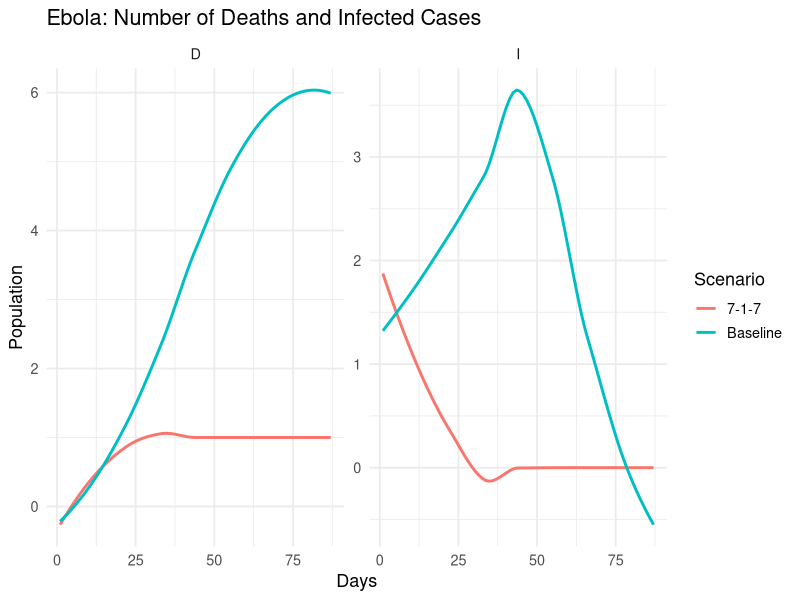
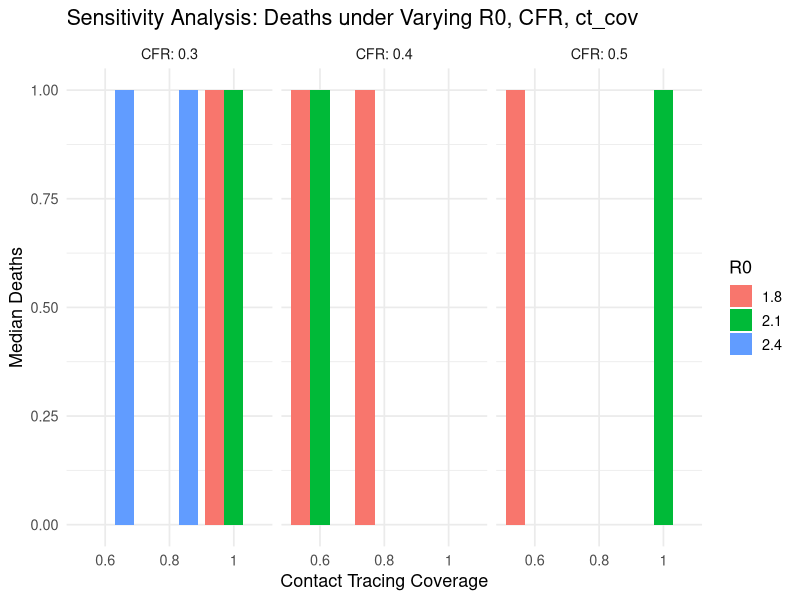
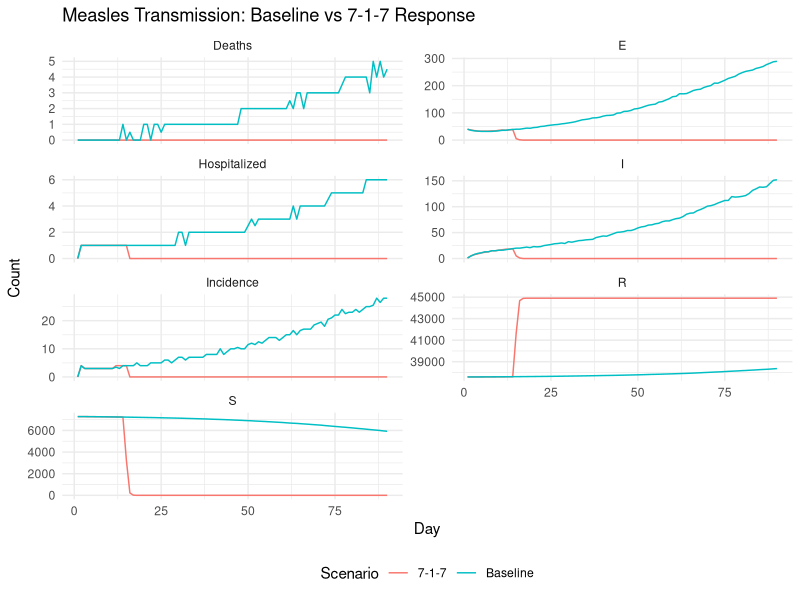

Here is the R script that generated these plots, in order: (Note: this script raises an error after producing the figures.)

## EBOLA MODEL – REVISED VERSION (4th July 2025)

library(ggplot2)
library(dplyr)
library(tidyr)
library(purrr)

### MODEL PARAMETERS ###
N <- 1e6                    #
initial_exp <- 3
index_case <- 1
days <- 87
n_sims <- 100

latent_period <- 10
infectious_period <- 12
R0 <- 2.1                   
hosp_rate <- 0.6
CFR_base <- 0.4

beta_base <- R0 / infectious_period
gamma <- 1 / infectious_period
sigma <- 1 / latent_period

cost_ETU_per_case <- 284.50
cost_trace_per_case <- 42.15

### PARAMETER CHECK ###
stopifnot(
  latent_period > 0,
  infectious_period > 0,
  R0 > 0,
  hosp_rate <= 1,
  CFR_base <= 1
)

### SIMULATION FUNCTION ###
simulate_ebola <- function(detect, notify, respond, ct_cov, sim_id) {
  S <- E <- I <- R <- D <- numeric(days)
  Inc <- Hosp <- Deaths <- numeric(days)
  traced_total <- 0
  
  # Initial states
  S[1] <- N - initial_exp - index_case
  E[1] <- initial_exp
  I[1] <- index_case
  
  for (t in 2:days) {
    t_notify <- detect + notify
    t_response <- t_notify + respond
    
    lambda <- beta_base * I[t - 1] / N
    
    # Transmission
    new_exp <- rbinom(1, S[t - 1], 1 - exp(-lambda))
    new_inf <- rbinom(1, E[t - 1], 1 - exp(-sigma))
    
    # Recoveries and deaths
    new_dea <- rbinom(1, I[t - 1], CFR_base * gamma)
    new_rec <- rbinom(1, I[t - 1] - new_dea, gamma)
    
    # Contact tracing
    traced_E <- if (t >= t_response) rbinom(1, E[t - 1], ct_cov) else 0
    traced_I <- if (t >= t_response) rbinom(1, I[t - 1], ct_cov) else 0
    traced_total <- traced_total + traced_E + traced_I
    
    # Compartment updates
    S[t] <- max(0, S[t - 1] - new_exp)
    E[t] <- max(0, E[t - 1] + new_exp - new_inf - traced_E)
    I[t] <- max(0, I[t - 1] + new_inf - new_dea - new_rec - traced_I)
    R[t] <- R[t - 1] + new_rec
    D[t] <- D[t - 1] + new_dea
    
    # Output metrics
    Inc[t] <- new_inf
    Hosp[t] <- round(new_inf * hosp_rate)
    Deaths[t] <- new_dea
  }
  
  tibble(
    time = 1:days, S, E, I, R, D,
    Incidence = Inc, Hospitalized = Hosp, Deaths,
    traced = traced_total, sim = sim_id
  )
}

### RUN SCENARIOS ###
baseline_data <- map_df(1:n_sims, ~ simulate_ebola(46, 1, 9, 0.2, .x))
interv_data   <- map_df(1:n_sims, ~ simulate_ebola(7, 1, 7, 0.8, .x))

baseline_data$Scenario <- "Baseline"
interv_data$Scenario <- "7-1-7"
combined <- bind_rows(baseline_data, interv_data)

### VISUALIZATION ###
summary_data <- combined %>%
  pivot_longer(c(I,D), names_to = "Compartment", values_to = "Count") %>%
  group_by(time, Scenario, Compartment) %>%
  summarise(
    median = median(Count),
    .groups = "drop"
  )

ggplot(summary_data, aes(time, median, color = Scenario, fill = Scenario)) +
  geom_smooth(se = FALSE, linewidth = 1, method = "loess") +
  facet_wrap(~Compartment, scales = "free_y") +
  labs(
    title = "Ebola: Number of Deaths and Infected Cases",
    x = "Days", y = "Population") +
  theme_minimal(base_size = 13)


### RESULTS SUMMARY ###
calc_summary <- function(df) {
  df %>%
    group_by(sim) %>%
    summarise(
      cumulative_cases = sum(Incidence),
      cumulative_deaths = sum(Deaths),
      hosp = sum(Hospitalized),
      traced = first(traced),
      .groups = "drop"
    ) %>%
    summarise(
      cases_median = median(cumulative_cases),
      deaths_median = median(cumulative_deaths),
      hosp_median = median(hosp),
      cost_trace = median(traced * cost_trace_per_case),
      cost_hosp = median(hosp * cost_ETU_per_case),
      total_cost = cost_trace + cost_hosp
    )
}

sum_base <- calc_summary(baseline_data)
sum_int <- calc_summary(interv_data)

results <- tibble(
  Metric = c("Cases (median)", "Deaths (median)", "Hospitalizations", "Total Cost (USD)"),
  Baseline = c(
    format(round(sum_base$cases_median), big.mark = ","),
    format(round(sum_base$deaths_median), big.mark = ","),
    format(round(sum_base$hosp_median), big.mark = ","),
    paste0("$", format(round(sum_base$total_cost), big.mark = ","))
  ),
  `7-1-7` = c(
    format(round(sum_int$cases_median), big.mark = ","),
    format(round(sum_int$deaths_median), big.mark = ","),
    format(round(sum_int$hosp_median), big.mark = ","),
    paste0("$", format(round(sum_int$total_cost), big.mark = ","))
  ),
  Averted = c(
    format(round(sum_base$cases_median - sum_int$cases_median), big.mark = ","),
    format(round(sum_base$deaths_median - sum_int$deaths_median), big.mark = ","),
    format(round(sum_base$hosp_median - sum_int$hosp_median), big.mark = ","),
    paste0("$", format(round(sum_base$total_cost - sum_int$total_cost), big.mark = ","))
  )
)

print(results)

### DALYs ###
life_expectancy <- 63
avg_age_death_baseline <- 35
avg_age_death_717 <- 35

disability_weight <- 0.133
duration_disability <- 180 / 365

# Deaths
YLL_per_death_baseline <- (life_expectancy - avg_age_death_baseline)
YLL_per_death_717 <- (life_expectancy - avg_age_death_717)

# YLD
YLD_per_case_baseline <- disability_weight * duration_disability
YLD_per_case_717 <- disability_weight * duration_disability

# DALYs
deaths_baseline <- sum_base$deaths_median
cases_baseline <- sum_base$cases_median

deaths_717 <- sum_int$deaths_median
cases_717 <- sum_int$cases_median

DALY_base <- (deaths_baseline * YLL_per_death_baseline) + (cases_baseline * YLD_per_case_baseline)
DALY_717 <- (deaths_717 * YLL_per_death_717) + (cases_717 * YLD_per_case_717)
dalys_averted <- DALY_base - DALY_717

# ICER
cost_diff <- sum_int$total_cost - sum_base$total_cost
cost_per_death_averted <- cost_diff / (deaths_baseline - deaths_717)
ICER <- cost_diff / dalys_averted

# Output
cat("DALYs averted:", round(dalys_averted, 2), "\n")
cat("Cost per death averted (USD):", round(cost_per_death_averted, 2), "\n")
cat("ICER (USD per DALY averted):", round(ICER, 2), "\n")

##### Sensitivity Analysis

run_sensitivity_analysis <- function(
    R0_vals = c(1.8, 2.1, 2.4),
    CFR_vals = c(0.3, 0.4, 0.5),
    ct_cov_vals = c(0.6, 0.8, 1.0),
    sims = 50) {
  results <- expand.grid(R0 = R0_vals, CFR = CFR_vals, ct_cov = ct_cov_vals)
  
  sensitivity_output <- purrr::pmap_dfr(results, function(R0, CFR, ct_cov) {
    beta_test <- R0 / infectious_period
    CFR_test <- CFR
    ct_test <- ct_cov
    
    sim_data <- map_df(1:sims, function(id) {
      simulate_ebola(
        detect = 10, notify = 1, respond = 1,
        ct_cov = ct_test,
        sim_id = id
      ) %>%
        mutate(R0 = R0, CFR = CFR_test, ct_cov = ct_test)
    })
    
    summary <- sim_data %>%
      group_by(sim) %>%
      summarise(
        cases = sum(Incidence),
        deaths = sum(Deaths),
        hosp = sum(Hospitalized),
        traced = first(traced),
        .groups = "drop"
      ) %>%
      summarise(
        median_cases = median(cases),
        median_deaths = median(deaths),
        total_cost = median(traced * cost_trace_per_case + hosp * cost_ETU_per_case)
      )
    
    # DALY estimation for this run
    YLL <- summary$median_deaths * (life_expectancy - avg_age_death_717)
    YLD <- summary$median_cases * disability_weight * duration_disability
    DALYs <- YLL + YLD
    
    tibble(
      R0 = R0,
      CFR = CFR_test,
      ct_cov = ct_test,
      Cases = round(summary$median_cases),
      Deaths = round(summary$median_deaths),
      Total_Cost_USD = round(summary$total_cost),
      DALYs = round(DALYs),
      Cost_per_DALY = round(summary$total_cost / DALYs, 2)
    )
  })
  
  return(sensitivity_output)
}

# Run the sensitivity analysis
sensitivity_results <- run_sensitivity_analysis()

# Print summary
print(sensitivity_results)

# Plot
ggplot(sensitivity_results, aes(x = factor(ct_cov), y = Deaths, fill = factor(R0))) +
  geom_bar(stat = "identity", position = "dodge") +
  facet_wrap(~CFR, labeller = label_both) +
  labs(
    title = "Sensitivity Analysis: Deaths under Varying R0, CFR, ct_cov",
    x = "Contact Tracing Coverage", y = "Median Deaths",
    fill = "R0"
  ) +
  theme_minimal(base_size = 13)

# MEASLES TRANSMISSION MODEL - NAMISINDWA DISTRICT (4th July 2025)

library(tidyverse)
library(ggplot2)

### MODEL PARAMETERS ###

# Demographic parameters
N <- 44905  # Total population (rounded from 44904.9)
routine_cov <- 0.90  # Routine vaccination coverage for MR1
routine_eff <- 0.93  # Routine vaccine efficacy

# Initial conditions
initial_inf <- 1     # Initial infectious cases
initial_exp <- 40   # Initial exposed individuals

# Simulation settings
days <- 90          # 3 months
n_sims <- 100        # Number of stochastic simulations

# Disease parameters
latent_period <- 10  # Average latent period (days)
infectious_period <- 7  # Average infectious period (days)
R0 <- 12            # Basic reproduction number
hosp_rate <- 0.222   # Hospitalization rate (22.2%)
CFR_base <- 0.037    # Case fatality rate (3.7%)

# Derived parameters
beta_base <- R0 / infectious_period
gamma <- 1 / infectious_period
sigma <- 1 / latent_period

# Economic parameters
cost_vacc_per_person <- 10     # Cost per vaccination (USD)
cost_hosp_per_case <- 90.41    # Cost per hospitalization (USD)
cost_vitA <- 23                # Cost per vitamin A supplementation (USD)
cost_trace_per_case <- 15      # Cost per contact tracing case (USD)

### SIMULATION FUNCTION ###
simulate_measles <- function(detect, notify, respond,
                             reactive_cov, reactive_eff,
                             ct_cov, edu_red, nut_red,
                             sim_id) {
  
  # Initialize compartments and outputs
  S <- E <- I <- R <- numeric(days)
  Inc <- Hosp <- Deaths <- numeric(days)
  vaccinated_total <- traced_total <- cumulative_deaths <- 0
  
  # Initial conditions
  R0_init <- round(N * routine_cov * routine_eff)
  S[1] <- N - R0_init - initial_inf - initial_exp
  E[1] <- initial_exp
  I[1] <- initial_inf
  R[1] <- R0_init
  
  # Campaign parameters
  camp_dur <- 10 # Duration of vaccination campaign (days)
  camp_rate <- (N * reactive_cov) / camp_dur  # Daily vaccination rate
  
  # Main simulation loop
  for (t in 2:days) {
    # Calculate intervention timing
    t_notify <- detect + notify
    t_response <- t_notify + respond
    
    ### REACTIVE VACCINATION ###
    vacc_today <- if (t >= t_response && t < t_response + camp_dur)
      min(S[t-1], camp_rate) else 0
    vacc_effect <- round(vacc_today * reactive_eff)
    vaccinated_total <- vaccinated_total + vacc_effect
    
    ### INTERVENTION EFFECTS ###
    # Reduced transmission from education
    beta_t <- if (t >= t_response) beta_base * (1 - edu_red) else beta_base
    
    # Reduced CFR from nutrition (vitamin A)
    cfr_t <- if (t >= t_response) CFR_base * (1 - nut_red) else CFR_base
    
    ### DISEASE DYNAMICS ###
    # Force of infection
    lambda <- beta_t * I[t-1] / N
    
    # State transitions
    new_exp <- rbinom(1, max(0, S[t-1] - vacc_effect), 1 - exp(-lambda))
    new_inf <- rbinom(1, max(0, E[t-1]), sigma)
    new_rec <- rbinom(1, max(0, I[t-1]), gamma)
    
    ### CONTACT TRACING ###
    traced_E <- if (t >= t_response) rbinom(1, E[t-1], ct_cov) else 0
    traced_I <- if (t >= t_response) rbinom(1, I[t-1], ct_cov) else 0
    traced_total <- traced_total + traced_E + traced_I
    
    ### MORTALITY ###
    new_dea <- rbinom(1, max(0, I[t-1] - traced_I - new_rec), cfr_t)
    cumulative_deaths <- cumulative_deaths + new_dea
    
    ### COMPARTMENT UPDATES ###
    S[t] <- max(0, S[t-1] - new_exp - vacc_effect)
    E[t] <- max(0, E[t-1] + new_exp - new_inf - traced_E)
    I[t] <- max(0, I[t-1] + new_inf - new_rec - new_dea - traced_I)
    R[t] <- R[t-1] + new_rec + vacc_effect + traced_E + traced_I
    
    ### OUTPUT METRICS ###
    Inc[t] <- new_inf
    Hosp[t] <- round(new_inf * hosp_rate)
    Deaths[t] <- new_dea
  }
  
  # Return results as tibble
  tibble(time = 1:days, S, E, I, R,
         Incidence = Inc, Hospitalized = Hosp, Deaths,
         traced = traced_total,
         vaccinated = vaccinated_total,
         sim = sim_id)
}

### RUN SCENARIOS ###

# Baseline scenario (no interventions)
baseline_data <- map_df(1:n_sims, ~ simulate_measles(
  detect = 5, notify = 24, respond = 11,
  reactive_cov = 0, reactive_eff = 0,
  ct_cov = 0, edu_red = 0, nut_red = 0,
  sim_id = .x))

# 7-1-7 intervention scenario
interv_data <- map_df(1:n_sims, ~ simulate_measles(
  detect = 7, notify = 1, respond = 7,
  reactive_cov = 0.96, reactive_eff = 0.93,
  ct_cov = 0.8, edu_red = 0.3, nut_red = 0.5,
  sim_id = .x))

# Label scenarios
baseline_data$Scenario <- "Baseline"
interv_data$Scenario <- "7-1-7"
combined <- bind_rows(baseline_data, interv_data)

### VISUALIZATION ###

# Prepare summary data for plotting
summary_data <- combined %>%
  pivot_longer(cols = S:Deaths, names_to = "Compartment", values_to = "Count") %>%
  group_by(time, Scenario, Compartment) %>%
  summarise(
    median = median(Count),
    .groups = "drop"
  )

# Create comparison plot
ggplot(summary_data, aes(time, median, color = Scenario, fill = Scenario)) +
  geom_line() +
  facet_wrap(~Compartment, scales = "free_y", ncol = 2) +
  labs(title = "Measles Transmission: Baseline vs 7-1-7 Response",
       x = "Day", y = "Count") +
  theme_minimal() +
  theme(legend.position = "bottom")

### RESULTS SUMMARY ###

calc_summary <- function(df) {
  df %>%
    group_by(sim) %>%
    summarise(
      cases = unique(Incidence, na.rm = TRUE),
      deaths = unique(Deaths, na.rm = TRUE),
      hosp = unique(Hospitalized, na.rm = TRUE),
      traced = max(traced, na.rm = TRUE),
      vaccinated = max(vaccinated, na.rm = TRUE),
      .groups = "drop"
    ) %>%
    summarise(
      cases_median = median(cases),
      deaths_median = median(deaths),
      hosp_median = median(hosp),
      cost_trace = median(traced * cost_trace_per_case),
      cost_vacc = median(vaccinated * cost_vacc_per_person),
      cost_hosp = median(hosp * cost_hosp_per_case),
      cost_vitA = median(cases * cost_vitA * 0.5), # 50% coverage
      .groups = "drop"
    ) %>%
    mutate(total_cost = cost_trace + cost_vacc + cost_hosp + cost_vitA)
}

# Calculate scenario summaries
sum_base <- calc_summary(baseline_data)
sum_int <- calc_summary(interv_data)

# Create results table
results <- tibble(
  Metric = c("Cases (median)", "Deaths (median)", "Hospitalizations", "Total Cost (USD)"),
  Baseline = c(
    format(sum_base$cases_median, big.mark = ","),
    format(sum_base$deaths_median, big.mark = ","),
    format(sum_base$hosp_median, big.mark = ","),
    paste0("$", format(round(sum_base$total_cost), big.mark = ","))
  ),
  `7-1-7` = c(
    format(sum_int$cases_median, big.mark = ","),
    format(sum_int$deaths_median, big.mark = ","),
    format(sum_int$hosp_median, big.mark = ","),
    paste0("$", format(round(sum_int$total_cost), big.mark = ","))
  ),
  Averted = c(
    format(sum_base$cases_median - sum_int$cases_median, big.mark = ","),
    format(sum_base$deaths_median - sum_int$deaths_median, big.mark = ","),
    format(sum_base$hosp_median - sum_int$hosp_median, big.mark = ","),
    paste0("$", format(round(sum_base$total_cost - sum_int$total_cost), big.mark = ","))
  )
)

# Print formatted results
print(results)

# DALYs aspects

# Parameters
life_expectancy <- 62 # life expectancy among survivors
avg_age_death_baseline <- 3.5 # DHO's office Vs 3.2 (Age at death Measles mortality among under 5s)
avg_age_death_717 <- 62 # Estimated
disability_weight <- 0.1 # DHO's office Vs 0.168 WHO Global Burden of Disease
duration_disability <- 14 / 365 # DHO' office Vs 10/365 WHO Measles Fact Sheet WHO

YLL_per_death_baseline <- life_expectancy - avg_age_death_baseline
YLL_per_death_717 <- life_expectancy - avg_age_death_717

YLD_per_case_baseline <- disability_weight * duration_disability
YLD_per_case_717 <- disability_weight * duration_disability

dalys_per_death_baseline <- YLL_per_death_baseline + YLD_per_case_baseline
dalys_per_death_717 <- YLL_per_death_717 + YLD_per_case_717

dalys_averted <- dalys_per_death_baseline - dalys_per_death_717

# Cost calculations
baseline_cost_ugx <- 340119010 # DHO's office (GOVT, Implementing partners, Donors)
intervention_cost_ugx <- baseline_cost_ugx + 164638500 # Estimated for 7-1-7 interventions
exchange_rate <- 3650
deaths_averted <- 1032  # Computed from the model

baseline_cost_usd <- baseline_cost_ugx / exchange_rate
intervention_cost_usd <- intervention_cost_ugx / exchange_rate


## Sensitivity Analysis of the parameters

# Define the simulation function
simulate_measles <- function(detect = 7, notify = 1, respond = 7,
                             reactive_cov, reactive_eff = 0.6,
                             ct_cov, edu_red = 0.3, nut_red,
                             sim_id, R0_value = 12) {
  
  latent_period <- 10
  infectious_period <- 7
  population <- 44905
  
  beta_base <- R0_value / infectious_period
  
  # Adjust R0 based on interventions
  effective_R0 <- R0_value * (1 - reactive_cov * reactive_eff) * (1 - ct_cov) * (1 - edu_red)
  
  # Adjust case fatality based on nutrition
  case_fatality_rate <- 0.02 * (1 - nut_red)
  
  initial_cases <- 10
  cases <- numeric(100)
  deaths <- numeric(100)
  
  cases[1] <- initial_cases
  deaths[1] <- rbinom(1, cases[1], case_fatality_rate)
  
  for (t in 2:100) {
    new_cases <- rpois(1, lambda = cases[t-1] * effective_R0 / infectious_period)
    cases[t] <- min(new_cases, population - sum(cases))  #
    deaths[t] <- rbinom(1, cases[t], case_fatality_rate)
  }
  
  return(data.frame(
    time = 1:100,
    cases = cases,
    deaths = deaths,
    sim = sim_id,
    R0 = R0_value,
    reactive_cov = reactive_cov,
    nut_red = nut_red,
    ct_cov = ct_cov
  ))
}

# Define parameter grid
param_grid <- expand.grid(
  R0 = c(8, 12, 16),
  reactive_cov = c(0.3, 0.6, 0.9),
  nut_red = c(0, 0.3, 0.6),
  ct_cov = c(0.3, 0.6, 0.9),
  sim_id = 1:5  # multiple runs per scenario for variability
)

# Run simulations over parameter grid
set.seed(123)
sim_results <- purrr::pmap_dfr(param_grid, function(R0, reactive_cov, nut_red, ct_cov, sim_id) {
  simulate_measles(
    reactive_cov = reactive_cov,
    nut_red = nut_red,
    ct_cov = ct_cov,
    sim_id = sim_id,
    R0_value = R0)
})

# Summarize results
summary_results <- sim_results %>%
  group_by(R0, reactive_cov, nut_red, ct_cov, sim) %>%
  summarise(
    total_cases = sum(cases),
    total_deaths = sum(deaths),
    .groups = "drop"
  )

# Plot results
ggplot(summary_results, aes(x = factor(R0), y = total_deaths, fill = factor(nut_red))) +
  geom_boxplot() +
  facet_grid(ct_cov ~ reactive_cov, labeller = label_both) +
  labs(
    x = "Basic Reproduction Number (R0)",
    y = "Total Deaths (3 months)",
    fill = "Nutrition Reduction",
    title = "Measles Sensitivity Analysis"
  ) +
  theme_minimal(base_size = 14)


#### ANTHRAX MODEL WITH ANIMAL COMPONENT - FIXED VERSION # 4th July 2025

library(tidyverse)
library(ggplot2)

### MODEL PARAMETERS ###

# Population
N_human <- 103300
N_animal <- 127157
prop_high_risk <- 0.15

# Initial conditions
initial_animal_inf <- 1
initial_human_exp <- 0

# Simulation settings
days <- 90
n_sims <- 100

# Human disease parameters
human_incubation_mean <- 3.5
human_incubation_sd <- 1.2
human_infectious_mean <- 3.1
human_mortality <- 0.02

# Animal disease parameters
animal_incubation_mean <- 2.8
animal_incubation_sd <- 0.8
animal_infectious_dur <- 4
animal_mortality <- 0.29

# Transmission parameters
base_contact_high <- 0.05
base_contact_low <- 0.01
env_transmission_human <- 1e-7        # Further reduced environmental transmission to humans
env_transmission_animal <- 1e-6       # Reduced environmental transmission to animals
pathogen_decay <- 0.005                # Increased decay for faster reduction of pathogen load
pathogen_capacity <- 1e6

# Intervention parameters
vaccine_delay <- 10
vaccine_eff <- 0.50
disposal_eff <- 0.10

# Economic parameters
vaccine_cost <- 5000
treat_cost_per_case <- 275000
disposal_cost <- 50000

### SIMULATION FUNCTION ###

simulate_anthrax <- function(detect, notify, respond, vacc_cov, disposal_cov, sim_id) {
  t_notify <- detect + notify
  t_response <- t_notify + respond
  
  # Initialize vectors
  Sh_high <- Sh_low <- Eh <- Ih <- Rh <- Dh <- numeric(days)
  Sa <- Ea <- Ia <- Ra <- Dead <- numeric(days)
  Pathogen <- numeric(days)
  
  new_human_cases <- human_deaths <- numeric(days)
  new_animal_cases <- animal_deaths <- numeric(days)
  
  vaccinated <- disposed <- 0
  
  # Initial populations
  Sa[1] <- N_animal - initial_animal_inf
  Ia[1] <- initial_animal_inf
  Sh_high[1] <- round(N_human * prop_high_risk)
  Sh_low[1] <- N_human - Sh_high[1]
  Pathogen[1] <- Ia[1] * 1   # Reduced initial pathogen load (less seeding)
  
  # Helper function for vaccination effect reduction
  vacc_effect <- function(t) ifelse(t >= t_response, vacc_cov * vaccine_eff, 0)
  
  for (t in 2:days) {
    # Vaccination and disposal interventions
    vacc <- if (t == t_response) round(Sa[t-1] * vacc_cov * vaccine_eff) else 0
    vaccinated <- vaccinated + vacc
    
    disp <- if (t >= t_response) round(Dead[t-1] * disposal_cov * disposal_eff) else 0
    disposed <- disposed + disp
    
    # Animal infection force from environment
    lambda_animal <- env_transmission_animal * Pathogen[t-1]
    
    sus_animals <- max(0, Sa[t-1] - vacc)
    
    # Probability of infection adjusted for vaccination effect (vaccine reduces susceptibility)
    effective_infection_prob <- (1 - exp(-lambda_animal)) * (1 - vacc_effect(t))
    
    # Limit probabilities to [0,1]
    effective_infection_prob <- min(max(effective_infection_prob, 0), 1)
    
    new_Ea <- rbinom(1, sus_animals, effective_infection_prob)
    
    # Transition from exposed to infectious - fixed incubation distribution
    p_incub <- pnorm(1, mean = animal_incubation_mean, sd = animal_incubation_sd)
    p_incub <- min(max(p_incub, 0), 1)  # Ensure valid probability
    new_Ia <- rbinom(1, Ea[t-1], p_incub)
    
    # Deaths from infection with vaccination reducing mortality
    new_dead <- rbinom(1, Ia[t-1], animal_mortality * (1 - vacc_effect(t)))
    
    # Recovery from infectious
    recov_prob <- 1 / animal_infectious_dur
    new_Ra <- rbinom(1, Ia[t-1] - new_dead, recov_prob)
    
    # Updating animal compartments
    Sa[t] <- max(0, Sa[t-1] - new_Ea - vacc)
    Ea[t] <- max(0, Ea[t-1] + new_Ea - new_Ia)
    Ia[t] <- max(0, Ia[t-1] + new_Ia - new_dead - new_Ra)
    Dead[t] <- max(0, Dead[t-1] + new_dead - disp)
    Ra[t] <- Ra[t-1] + new_Ra
    
    new_animal_cases[t] <- new_Ia
    animal_deaths[t] <- new_dead
    
    # Updating pathogen in environment - decay and saturation
    Pathogen[t] <- (Pathogen[t-1] + Ia[t-1] * 5 + Dead[t-1] * 5) * (1 - pathogen_decay)
    Pathogen[t] <- Pathogen[t] * pathogen_capacity / (Pathogen[t] + pathogen_capacity)
    
    # Human infection force from environment
    env_risk <- env_transmission_human * Pathogen[t-1]
    
    # No human vaccination currently, so no vaccine effect on humans
    lambda_high <- base_contact_high + env_risk
    lambda_low <- base_contact_low + env_risk
    
    # Limit lambdas for numerical stability
    lambda_high <- min(lambda_high, 1)
    lambda_low <- min(lambda_low, 1)
    
    new_Eh_high <- rbinom(1, Sh_high[t-1], 1 - exp(-lambda_high))
    new_Eh_low <- rbinom(1, Sh_low[t-1], 1 - exp(-lambda_low))
    new_Eh <- new_Eh_high + new_Eh_low
    
    p_h_incub <- pnorm(1, mean = human_incubation_mean, sd = human_incubation_sd)
    p_h_incub <- min(max(p_h_incub, 0), 1)
    new_Ih <- rbinom(1, Eh[t-1], p_h_incub)
    
    new_Dh <- rbinom(1, Ih[t-1], human_mortality)
    
    new_Rh <- rbinom(1, Ih[t-1] - new_Dh, 1 / human_infectious_mean)
    
    # Update human compartments
    Sh_high[t] <- max(0, Sh_high[t-1] - new_Eh_high)
    Sh_low[t] <- max(0, Sh_low[t-1] - new_Eh_low)
    Eh[t] <- max(0, Eh[t-1] + new_Eh - new_Ih)
    Ih[t] <- max(0, Ih[t-1] + new_Ih - new_Dh - new_Rh)
    Dh[t] <- Dh[t-1] + new_Dh
    Rh[t] <- Rh[t-1] + new_Rh
    
    new_human_cases[t] <- new_Ih
    human_deaths[t] <- new_Dh
  }
  
  tibble(
    time = 1:days,
    Sh = Sh_high + Sh_low, Eh, Ih, Rh, Dh,
    Sa, Ea, Ia, Ra, Dead,
    Pathogen,
    human_cases = new_human_cases,
    human_deaths,
    animal_cases = new_animal_cases,
    animal_deaths,
    vaccinated = vaccinated,
    disposed = disposed,
    sim = sim_id)
}

### RUN SCENARIOS ###
set.seed(123)
baseline_data <- map_df(1:n_sims, ~ simulate_anthrax(
  detect = 9, notify = 7, respond = 11,
  vacc_cov = 0, 
  disposal_cov = 0,
  sim_id = .x))

interv_data <- map_df(1:n_sims, ~ simulate_anthrax(
  detect = 7, notify = 1, respond = 7,
  vacc_cov = 0.40,   # Vaccination coverage reduced to 40%
  disposal_cov = 0.45, # Disposal coverage reduced to 45%
  sim_id = .x))

baseline_data$Scenario <- "Baseline"
interv_data$Scenario <- "Intervention"
combined <- bind_rows(baseline_data, interv_data)

### RESULTS VISUALIZATION ###
summary_data <- combined %>%
  pivot_longer(cols = Sh:animal_deaths, names_to = "Compartment", values_to = "Count") %>%
  group_by(time, Scenario, Compartment) %>%
  summarise(
    median = median(Count),
    lower = quantile(Count, 0.025),
    upper = quantile(Count, 0.975),
    .groups = "drop")

# Human outcomes plot
ggplot(summary_data %>% filter(Compartment %in% c("human_cases", "human_deaths")),
       aes(x = time, y = median, color = Scenario, fill = Scenario)) +
  geom_line(linewidth = 1.2) +
  geom_ribbon(aes(ymin = lower, ymax = upper), alpha = 0.2, color = NA) +
  facet_wrap(~Compartment, scales = "free_y", 
             labeller = labeller(Compartment = c("human_cases" = "New Human Cases",
                                                 "human_deaths" = "Human Deaths"))) +
  labs(title = "Impact on Human Anthrax Outcomes",
       x = "Day", y = "Count") +
  theme_minimal(base_size = 14) +
  scale_color_brewer(palette = "Set1") +
  theme(legend.position = "bottom")

# Animal outcomes plot
ggplot(summary_data %>% filter(Compartment %in% c("animal_cases", "animal_deaths")),
       aes(x = time, y = median, color = Scenario, fill = Scenario)) +
  geom_line(linewidth = 1.2) +
  geom_ribbon(aes(ymin = lower, ymax = upper), alpha = 0.2, color = NA) +
  facet_wrap(~Compartment, scales = "free_y",
             labeller = labeller(Compartment = c("animal_cases" = "New Animal Cases",
                                                 "animal_deaths" = "Animal Deaths"))) +
  labs(title = "Impact on Animal Health Outcomes",
       x = "Day", y = "Count") +
  theme_minimal(base_size = 14) +
  scale_color_brewer(palette = "Set1")

### ECONOMIC ANALYSIS ###
calc_summary <- function(df) {
  df %>%
    group_by(sim, Scenario) %>%
    summarise(
      human_cases = sum(human_cases),
      human_deaths = sum(human_deaths),
      animal_cases = sum(animal_cases),
      animal_deaths = sum(animal_deaths),
      vaccinated = max(vaccinated),
      disposed = max(disposed),
      .groups = "drop")
}

summary_baseline <- calc_summary(filter(combined, Scenario == "Baseline"))
summary_interv <- calc_summary(filter(combined, Scenario == "Intervention"))

economic_summary <- bind_rows(summary_baseline, summary_interv) %>%
  group_by(Scenario) %>%
  summarise(
    mean_human_cases = mean(human_cases),
    mean_human_deaths = mean(human_deaths),
    mean_animal_cases = mean(animal_cases),
    mean_animal_deaths = mean(animal_deaths),
    mean_vaccinated = mean(vaccinated),
    mean_disposed = mean(disposed)
  ) %>%
  mutate(
    vacc_cost = mean_vaccinated * vaccine_cost,
    treat_cost = mean_human_cases * treat_cost_per_case,
    disposal_cost_total = mean_disposed * disposal_cost,
    total_cost = vacc_cost + treat_cost + disposal_cost_total)

print(economic_summary)

calculate_dalys <- function(cases, deaths, disability_days = 14) {
  yll <- deaths * (65 - 52)  # YLL assumes average death age 52, life expectancy 65
  yld <- cases * 0.33 * (disability_days / 365)  # YLD with 0.33 disability weight
  yll + yld
}

baseline_dalys <- calculate_dalys(baseline_outcomes$total_cases, baseline_outcomes$total_deaths)
intervention_dalys <- calculate_dalys(intervention_outcomes$total_cases, intervention_outcomes$total_deaths)

print(data.table(
  Scenario = c("Baseline", "Intervention"),
  DALYs = c(baseline_dalys, intervention_dalys)
))
